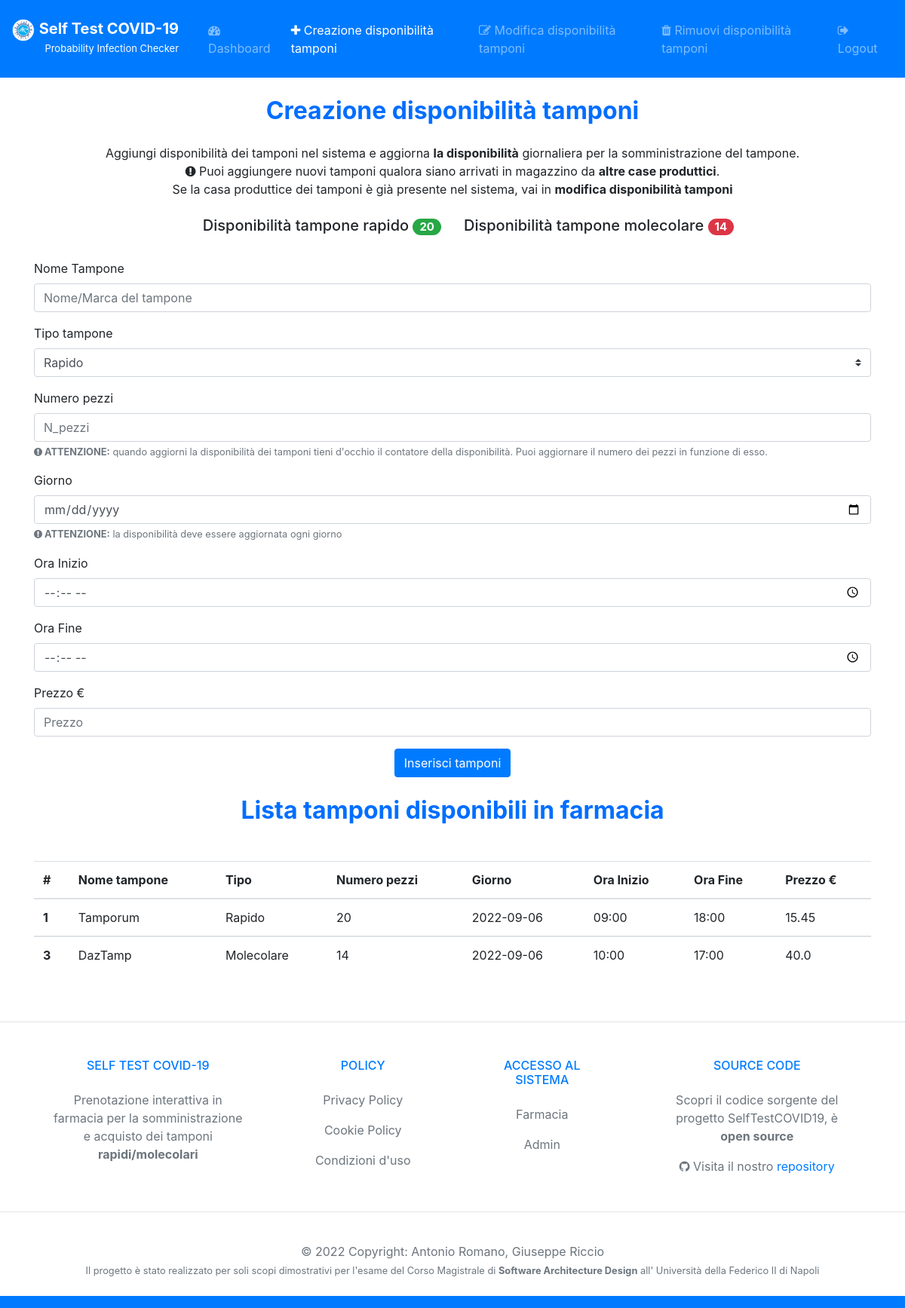
The app's page /creazioneDisponibilitaTamponi (signed in) with its own data.
### tables this page shows
CREATE TABLE `Tamponi` (
	ID INTEGER PRIMARY KEY AUTOINCREMENT,
	NomeTampone VARCHAR(50),
	Tipo VARCHAR(10),
	N_pezzi INTEGER,
	Giorno DATE,
	OraInizio TIME,
	OraFine TIME,
	Prezzo FLOAT,
	ID_Farmacia INTEGER,
	UNIQUE(NomeTampone,ID_Farmacia)
);

### controllers/GestioneDisponibilitàController.py (the view, shortened to what this page needs)
def creaDisponibilitaTamponi():
    msg_error = ""
    if 'loggedin' in session:
        connection = connectDB()
        tamponi = connection.execute('SELECT * FROM Tamponi WHERE ID_Farmacia = ?',(session['id'],)).fetchall()
        totaleRapido = connection.execute('SELECT COALESCE(SUM(N_pezzi),0) as TOT FROM Tamponi WHERE tipo = ? AND ID_Farmacia = ?',('Rapido',session['id'],)).fetchall()
        totaleMolecolare = connection.execute('SELECT COALESCE(SUM(N_pezzi),0) as TOT FROM Tamponi WHERE tipo = ? AND ID_Farmacia = ?',('Molecolare',session['id'],)).fetchall()
        connection.close()
    else:
        return redirect('/loginFarmacia')
    return render_template('/FarmaciaView/creazioneDisponibilitaTamponi.html',tamponi=tamponi, totaleRapido=totaleRapido, totaleMolecolare=totaleMolecolare, msg_error=msg_error)

### models/DB.py (called while the page is built)
def connectDB():
    connection = sqlite3.connect('./models/selftestcovid19.db')
    connection.row_factory = sqlite3.Row
    return connection

### templates/FarmaciaView/creazioneDisponibilitaTamponi.html (shortened to what this page needs)
<!doctype html>
<html lang="it">
<head>
  <link rel="stylesheet" href="https://cdnjs.cloudflare.com/ajax/libs/font-awesome/4.7.0/css/font-awesome.min.css">
  <link rel="stylesheet" href="https://stackpath.bootstrapcdn.com/bootstrap/4.3.1/css/bootstrap.min.css">
</head>
<body>
  <nav class="navbar navbar-expand-lg navbar-dark bg-primary">
    <div style="margin-top: 10px; margin-right: 15px;">
      <a class="navbar-brand" href="#">
        <img src="/static/logo.png" width="30" height="30" alt="">
        <span style="margin-top: 10px; color: white; font-size: 20px ;"><b>Self Test COVID-19</b><br>
          <p style="font-size: small; text-align: right;">Probability Infection Checker</p></a></span>
    </div>
    <div class="collapse navbar-collapse" id="navbarSupportedContent">
      <ul class="navbar-nav mr-auto">
        <li class="nav-item">
          <a class="nav-link" href="/dashboardFarmacia"><i class="fa fa-tachometer" aria-hidden="true"></i>
            Dashboard</a>
        </li>
        <li class="nav-item active">
          <a class="nav-link" href="#"><i class="fa fa-plus" aria-hidden="true"></i> Creazione disponibilità
            tamponi<span class="sr-only">(current)</span></a>
        </li>
        <li class="nav-item">
          <a class="nav-link" href="/modificaDisponibilitaTamponi"><i class="fa fa-pencil-square-o"
              aria-hidden="true"></i> Modifica disponibilità tamponi</a>
        </li>
        <li class="nav-item">
          <a class="nav-link" href="/rimuoviDisponibilitaTamponi"><i class="fa fa-trash" aria-hidden="true"></i> Rimuovi
            disponibilità tamponi</a>
        </li>
      </ul>
      <ul class="navbar-nav ml-auto">
        <li class="nav-item">
          <a class="nav-link" href="/logout"><i class="fa fa-sign-out" aria-hidden="true"></i> Logout</a>
        </li>
      </ul>
    </div>
  </nav>
  <div class="container">
    <center>
      <h2 class="text-center" style="margin: 25px;"><b><span style="color: #006eff;">
            Creazione disponibilità tamponi</span></b></h2>
      <h7>Aggiungi disponibilità dei tamponi nel sistema e aggiorna <b>la disponibilità</b> giornaliera per la
        somministrazione del tampone. <br>
        <i class="fa fa-exclamation-circle" aria-hidden="true"></i> Puoi aggiungere nuovi tamponi qualora siano arrivati
        in magazzino da <b>altre case produttici</b>. <br>
        Se la casa produttice dei tamponi è già presente nel sistema, vai in <b>modifica disponibilità tamponi</b>
      </h7>
    </center>
  </div>
  <div class="flex justify-content-center my-4">
    <div class="row">
      <div class="col">
        {% for totaleRap in totaleRapido %}
        <h5 style="text-align: right;"> Disponibilità tampone rapido
          <span class="badge badge-pill badge-success"> {{totaleRap.TOT}} </span></h3>
          {% endfor %}
      </div>
      <div class="col">
        {% for totaleMol in totaleMolecolare %}
        <h5 style="text-align: left;"> Disponibilità tampone molecolare
          <span class="badge badge-pill badge-danger"> {{totaleMol.TOT}} </span></h3>
          {% endfor %}
      </div>
    </div>
  </div>
  <div class="container">
    <form method="POST">
      <div class="form-group">
        <label for="NomeTampone">Nome Tampone</label>
        <input type="text" class="form-control" name="NomeTampone" placeholder="Nome/Marca del tampone" required>
      </div>
      <div class="form-group">
        <label for="Tipo">Tipo tampone</label>
        <select class="custom-select" name="Tipo" id="Tipo">
          <option value="Rapido">Rapido</option>
        </select>
      </div>
      <div class="form-group">
        <label for="N_pezzi">Numero pezzi</label>
        <input type="number" class="form-control" name="N_pezzi" placeholder="N_pezzi" required>
        <small id="npezziHelp" class="form-text text-muted"><b><i class="fa fa-exclamation-circle"
              aria-hidden="true"></i> ATTENZIONE:</b> quando aggiorni la disponibilità dei tamponi tieni d'occhio il
          contatore della disponibilità. Puoi aggiornare il numero dei pezzi in funzione di esso.</small>
      </div>
      <div class="form-group">
        <label for="Giorno">Giorno</label>
        <input type="date" class="form-control" name="Giorno" placeholder="Giorno" required>
        <small id="dateHelp" class="form-text text-muted"><b><i class="fa fa-exclamation-circle" aria-hidden="true"></i>
            ATTENZIONE:</b> la disponibilità deve essere aggiornata ogni giorno</small>
      </div>
      <div class="form-group">
        <label for="OraInizio">Ora Inizio</label>
        <input type="time" class="form-control" name="OraInizio" placeholder="Fascia oraria" required>
      </div>
      <div class="form-group">
        <label for="OraFine">Ora Fine</label>
        <input type="time" class="form-control" name="OraFine" placeholder="Fascia oraria" required>
      </div>
      <div class="form-group">
        <label for="Prezzo">Prezzo €</label>
        <input type="number" step="0.01" class="form-control" name="Prezzo" placeholder="Prezzo" required>
      </div>
      <div class="form-group text-center mt-3">
        <button type="submit" class="btn btn-primary">Inserisci tamponi</button>
      </div>
    </form>
  </div>
  <div class="container">
    <center>
      <h2 class="text-center" style="margin: 25px;"><b><span style="color: #006eff;">
            Lista tamponi disponibili in farmacia </span></b></h2>
      <div class="d-flex justify-content-center mt-5 table-responsive">
        <table class="table">
          <thead>
            <tr>
              <th scope="col">#</th>
              <th scope="col">Nome tampone</th>
              <th scope="col">Tipo</th>
              <th scope="col">Numero pezzi</th>
              <th scope="col">Giorno</th>
              <th scope="col">Ora Inizio</th>
              <th scope="col">Ora Fine</th>
              <th scope="col">Prezzo €</th>
            </tr>
          </thead>
          <tbody>
            {% for tampone in tamponi %}
            <tr>
              <th scope="row">{{ tampone.ID }}</th>
              <td>{{ tampone.NomeTampone }}</td>
              <td>{{ tampone.Tipo }}</td>
              <td>{{ tampone.N_pezzi }}</td>
              <td>{{ tampone.Giorno }}</td>
              <td>{{ tampone.OraInizio }}</td>
              <td>{{ tampone.OraFine }}</td>
              <td>{{ tampone.Prezzo }}</td>
            </tr>
          </tbody>
          {% endfor %}
        </table>
      </div>
    </center>
  </div>
</body>
<footer class="text-lg text-lg-start bg-white text-muted">
  <section class="d-flex justify-content-center justify-content-lg-between p-4 border-bottom">
  </section>
  <section class="">
    <div class="container text-center text-md-start mt-5">
      <div class="row mt-3">
        <div class="col-md-3 col-lg-4 col-xl-3 mx-auto mb-4">
          <h6 class="text-uppercase fw-bold mb-4  text-primary">
            Self Test COVID-19
          </h6>
          <p>
            Prenotazione interattiva in farmacia per la somministrazione e acquisto dei tamponi <b>rapidi/molecolari</b>
          </p>
        </div>
        <div class="col-md-2 col-lg-2 col-xl-2 mx-auto mb-4">
          <h6 class="text-uppercase fw-bold mb-4  text-primary">
            Policy
          </h6>
          <p>
            <a href="#!" class="text-reset">Privacy Policy</a>
          </p>
          <p>
            <a href="#!" class="text-reset">Cookie Policy</a>
          </p>
          <p>
            <a href="#!" class="text-reset">Condizioni d'uso</a>
          </p>
        </div>
        <div class="col-md-3 col-lg-2 col-xl-2 mx-auto mb-4">
          <h6 class="text-uppercase fw-bold mb-4  text-primary">
            Accesso al sistema
          </h6>
          <p>
            <a href="/loginFarmacia" class="text-reset">Farmacia</a>
          </p>
          <p>
            <a href="/loginAdmin" class="text-reset">Admin</a>
          </p>
        </div>
        <div class="col-md-4 col-lg-3 col-xl-3 mx-auto mb-md-0 mb-4">
          <h6 class="text-uppercase fw-bold mb-4  text-primary">SOURCE CODE</h6>
          <p>Scopri il codice sorgente del progetto SelfTestCOVID19, è <b>open source</b></p>
          <p><i class="fa fa-github"></i> Visita il nostro <a href="https://github.com/giuseppericcio/SelfTestCovid19">repository</a></p>
        </div>
      </div>
    </div>
  </section>
  <hr>
  <div class="text-center p-4  text-muted" style="background-color: rgba(255, 255, 255, 0.05);">
    © 2022 Copyright:
    <a class="text-muted fw-bold">Antonio Romano, Giuseppe Riccio</a>
    <small id="dateHelp" class="form-text text-muted text-primary">Il progetto è stato realizzato per soli scopi
      dimostrativi per l'esame del Corso Magistrale di <b>Software Architecture Design</b> all' Università della
      Federico II di Napoli</small>
  </div>
</footer>
<nav class="navbar navbar-expand-lg navbar-dark bg-primary">
</nav>
</body>
</html>

### records on screen
Tamponi: ID "1", NomeTampone "Tamporum", Tipo "Rapido", N_pezzi "20", Giorno "2022-09-06", OraInizio "09:00", OraFine "18:00", Prezzo "15.45"
Tamponi: ID "3", NomeTampone "DazTamp", Tipo "Molecolare", N_pezzi "14", Giorno "2022-09-06", OraInizio "10:00", OraFine "17:00", Prezzo "40.0"

### other values on screen
{{ totaleRap.TOT }} "20"
{{ totaleMol.TOT }} "14"
